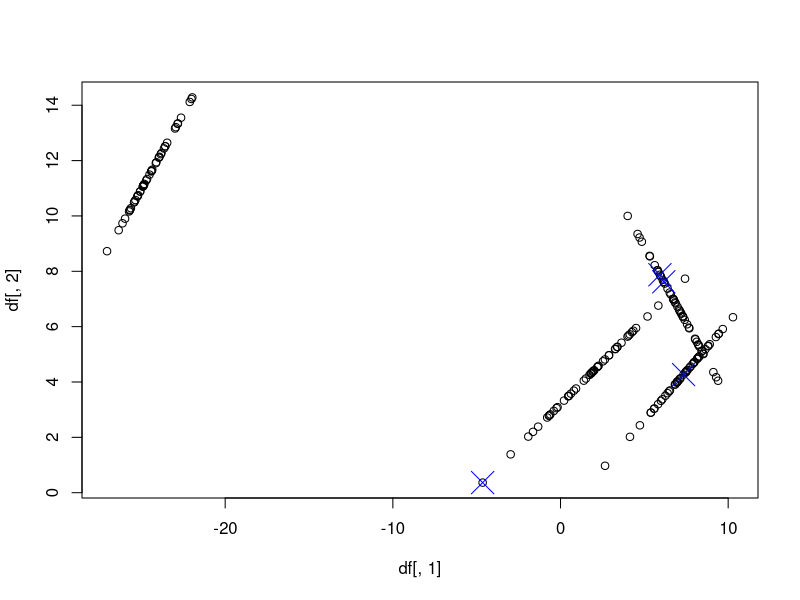
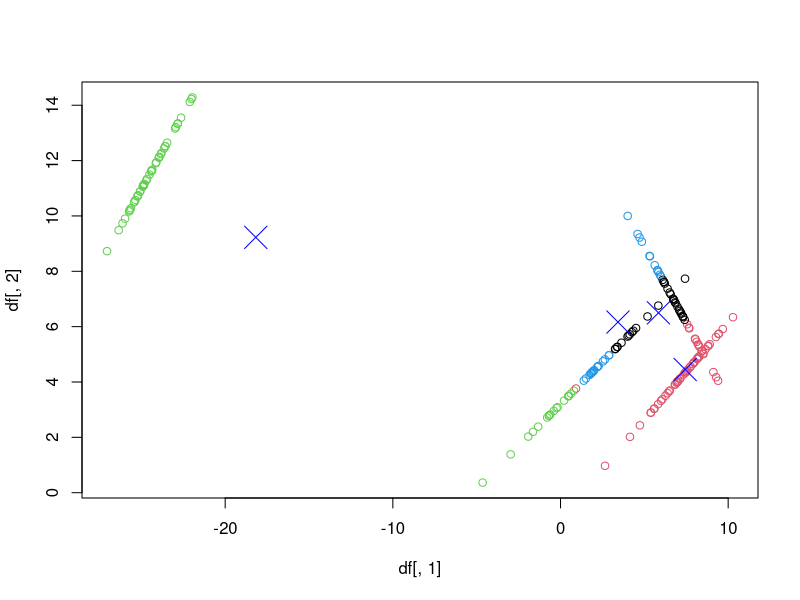

These charts were generated, in order, by the following R code:


# Generated 1st cluster points
X1 = matrix(0, nrow = 50, ncol=2)
C1 = rep(1,50)
t1 = matrix(rnorm(2),ncol = 2, nrow = 2)
b1 = matrix(rnorm(2,0,10),ncol = 1, nrow = 2)
for (i in 1:50){
  z1 = matrix(rnorm(2),ncol = 1, nrow = 2)
  
  X1[i,] = t1%*%z1 + b1
}
X1 = cbind(X1,C1)

# Generated 2nd cluster points
X2 = matrix(0, nrow = 50, ncol=2)
C2 = rep(2,50)
t2 = matrix(rnorm(2),ncol = 2, nrow = 2)
b2 = matrix(rnorm(2,0,10),ncol = 1, nrow = 2)
for (i in 1:50){
  z2 = matrix(rnorm(2),ncol = 1, nrow = 2)
  
  X2[i,] = t2%*%z2 + b2
}

X2 = cbind(X2,C2)


# Generated 3rd cluster points
X3 = matrix(0, nrow = 50, ncol=2)
C3 = rep(3,50)
t3 = matrix(rnorm(2),ncol = 2, nrow = 2)
b3 = matrix(rnorm(2,0,10),ncol = 1, nrow = 2)
for (i in 1:50){
  z3 = matrix(rnorm(2),ncol = 1, nrow = 2)
  
  X3[i,] = t3%*%z3 + b3
}
X3 = cbind(X3,C3)


# Generated 4th cluster points
X4 = matrix(0, nrow = 50, ncol=2)
C4 = rep(4,50)
t4 = matrix(rnorm(2),ncol = 2, nrow = 2)
b4 = matrix(rnorm(2,0,10),ncol = 1, nrow = 2)
for (i in 1:50){
  z4 = matrix(rnorm(2),ncol = 1, nrow = 2)
  
  X4[i,] = t4%*%z4 + b4
}
X4 = cbind(X4,C4)


# Shuffling data for non-biased initialisation of prototype points
X = rbind(X1,X2,X3,X4)
X_rand = X[sample(nrow(X)),]

# Plotting data points of different cluster with different colour
 

# (b)
# Intialising cluster = 4 and sampling 4 centroid points
K = 4
df = cbind(X_rand[,c(1,2)],rep(1,200))
m = df[sample(nrow(df),4),c(1,2)]

# Plotting the scatter plot with inital cluster same for all points
plot(df[,1], df[,2],col=df[,3])
lines(m[,1],m[,2],col="blue",pch=4,cex=3,type="p")

# Looping through 50 iteration with user input of cluster formation
dist_matrix = matrix(0,nrow=200,ncol= 4)



n = 'yes'
for (i in 1:10){
  while (n == "yes") {
    for (j in 1:nrow(m)) {
      dist_matrix[,j] = sqrt((df[,1]-m[j,1])^2+(df[,2]-m[j,2])^2)
    }
    
    cluster = apply(dist_matrix, 1, which.min)
    df[,3] = cluster
    for (k in 1:nrow(m)){
      subset = df[df[,3] == k,]
      m[k,1] = mean(subset[,1])
      m[k,2] = mean(subset[,2])
    }
    
    plot(df[,1], df[,2],col=df[,3])
    lines(m[,1],m[,2],col="blue",pch=4,cex=3,type="p")
    n = as.character(readline(prompt="continue:"));
  }  
}
